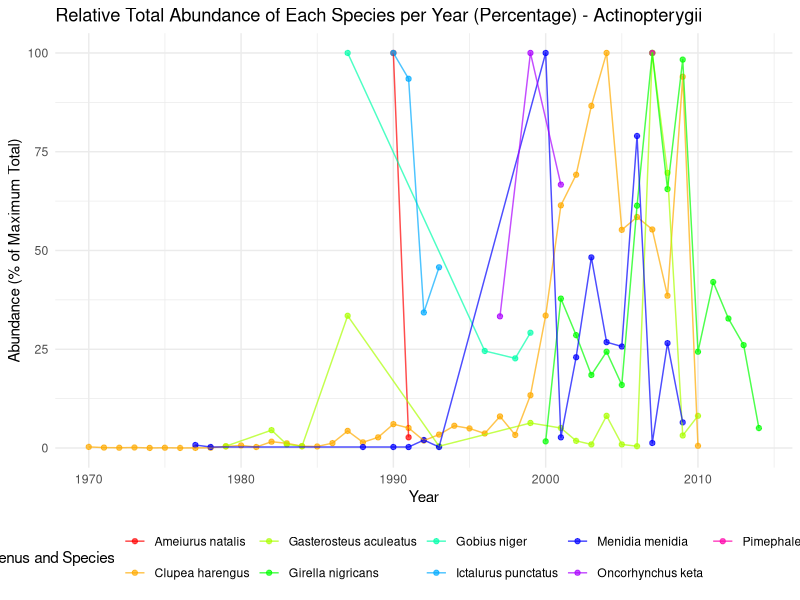
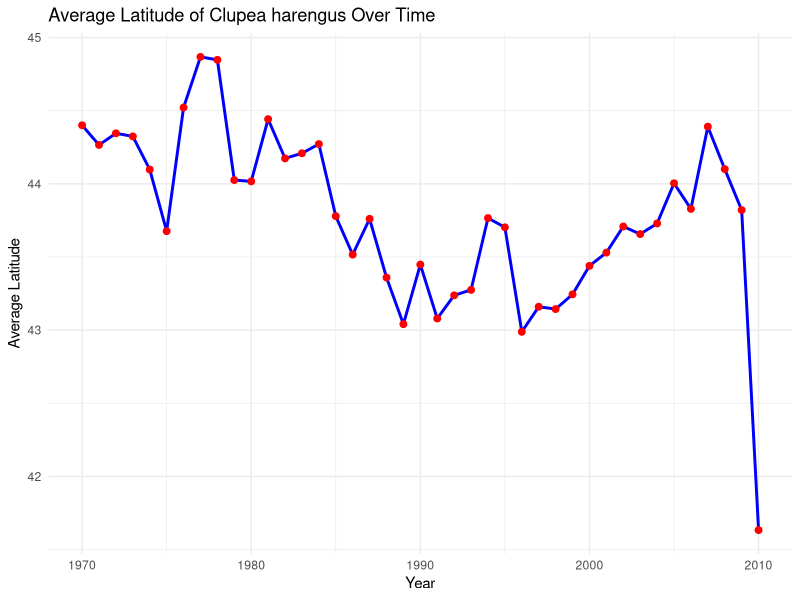
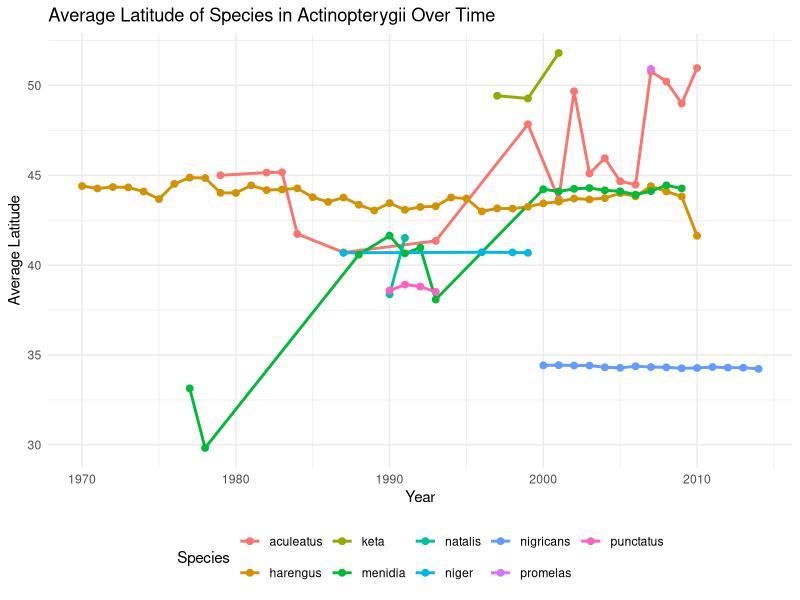

Generate these figures, in order, with R:
# Load data
harmonized_btgt <- read.csv("data-processed/full_harmonized_btgt.csv")

head(harmonized_btgt)

# Load necessary libraries
library(ggplot2)
library(dplyr)

# Filter the dataset for class "Actinopterygii" before performing the aggregation
harmonized_btgt_agg <- harmonized_btgt %>%
  filter(class == "Actinopterygii") %>%  # Filter for only Actinopterygii
  group_by(genus, species, year) %>%  # Group by genus, species, and year
  summarise(total_abundance = sum(abundance), .groups = 'drop') %>%
  group_by(species) %>%
  mutate(abundance_percentage = (total_abundance / max(total_abundance)) * 100) %>%
  ungroup() %>%
  mutate(genus_species = paste(genus, species))  # Combine genus and species names

# Create scatter plot with lines connecting points and species names
ggplot(harmonized_btgt_agg, aes(x = year, y = abundance_percentage, color = genus_species, group = genus_species)) +
  geom_point(alpha = 0.7) +  # Scatter points with slight transparency
  geom_line(alpha = 0.7) +   # Lines connecting points for each species
  labs(title = "Relative Total Abundance of Each Species per Year (Percentage) - Actinopterygii",
       x = "Year",
       y = "Abundance (% of Maximum Total)",
       color = "Genus and Species") +
  theme_minimal() +
  theme(legend.position = "bottom") +
  scale_color_manual(values = rainbow(length(unique(harmonized_btgt_agg$genus_species))))  # Custom colors for each species

# Filter for species "Clupea harengus" and calculate average latitude per year
clupea_latitude_agg <- harmonized_btgt %>%
  filter(species == "harengus") %>%  # Filter for Clupea harengus
  group_by(year) %>%  # Group by year
  summarise(avg_latitude = mean(latitude, na.rm = TRUE), .groups = 'drop')  # Calculate average latitude

# Create plot of average latitude over time for Clupea harengus
ggplot(clupea_latitude_agg, aes(x = year, y = avg_latitude)) +
  geom_line(color = "blue", size = 1) +  # Line plot with blue color
  geom_point(color = "red", size = 2) +  # Add points for each year
  labs(title = "Average Latitude of Clupea harengus Over Time",
       x = "Year",
       y = "Average Latitude") +
  theme_minimal()

# Filter for species in the class "Actinopterygii" and calculate average latitude per year
actinopterygii_latitude_agg <- harmonized_btgt %>%
  filter(class == "Actinopterygii") %>%  # Filter for only Actinopterygii class
  group_by(species, year) %>%  # Group by species and year
  summarise(avg_latitude = mean(latitude, na.rm = TRUE), .groups = 'drop')  # Calculate average latitude

# Create plot of average latitude over time for each species in Actinopterygii class
ggplot(actinopterygii_latitude_agg, aes(x = year, y = avg_latitude, color = species, group = species)) +
  geom_line(size = 1) +  # Line plot for each species with size 1
  geom_point(size = 2) +  # Points for each year for each species
  labs(title = "Average Latitude of Species in Actinopterygii Over Time",
       x = "Year",
       y = "Average Latitude",
       color = "Species") +  # Legend title
  theme_minimal() +  # Minimal theme
  theme(legend.position = "bottom")  # Position the legend at the bottom